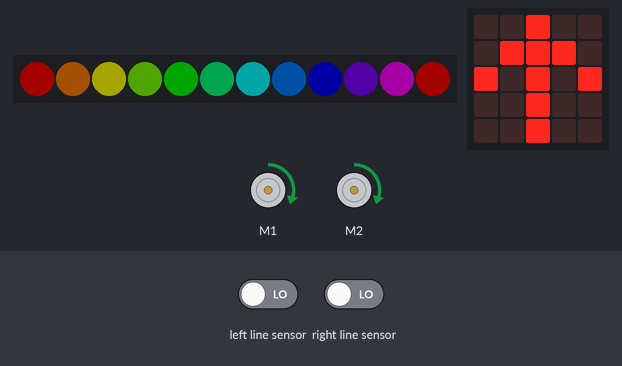
A program run on a simulated BBC micro:bit (MakeCode). Parts: 12 RGB LEDs in strip order, left to right, the board's 5×5 LED display, 2 × DC motor (green arrow = forward, orange = backward, longer = faster). The inputs (shaded band) are chosen by the test bench; at power-on: left line sensor LOW, right line sensor LOW. Dim RGB values are drawn brighter than linear.

Above: at 1.2 s.
1.3 s: left line sensor driven HIGH
At 3.2 s:
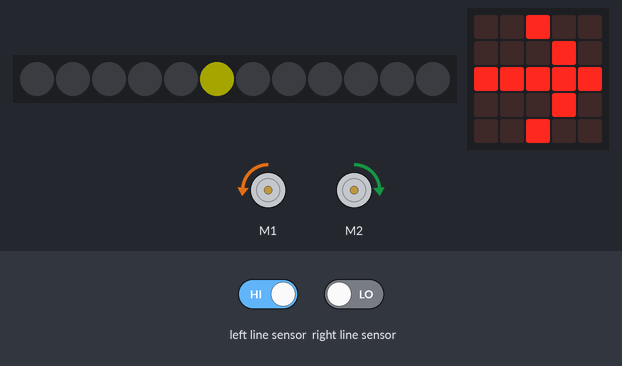
3.9 s: right line sensor driven HIGH
At 4.8 s:
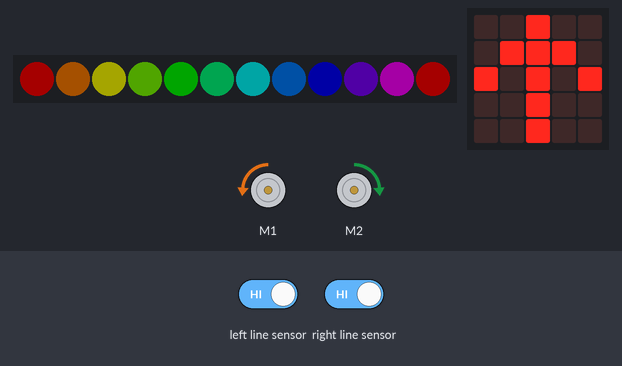
6.4 s: left line sensor driven LOW
At 8.3 s:
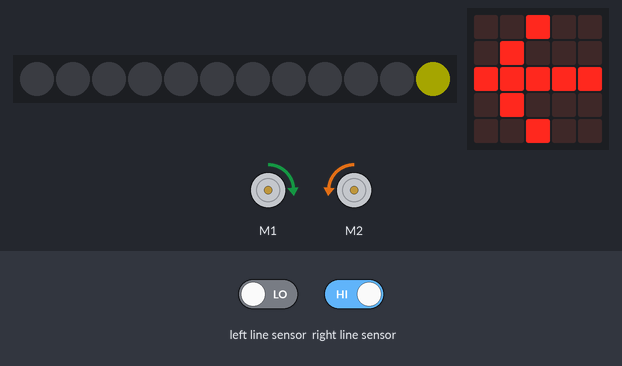
8.9 s: right line sensor driven LOW
At 9.8 s:
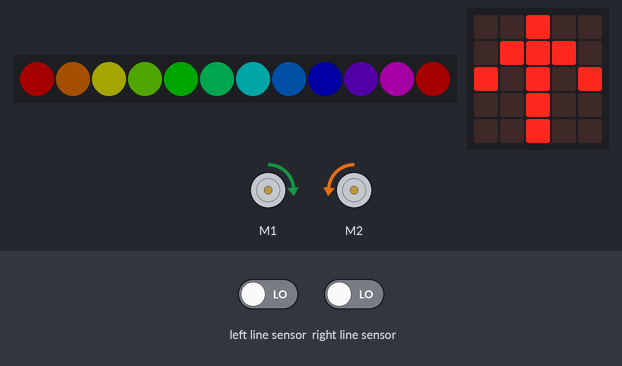
Timing chart, 0 to 11.9 s (numbered marks = the images above; inputs shaded):
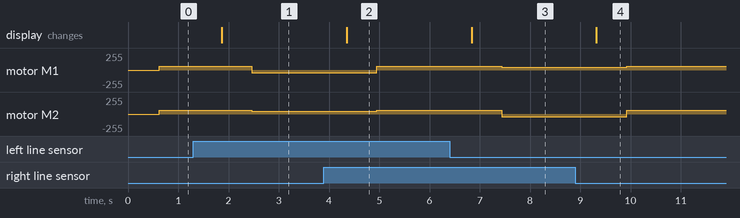

Measured:
- after the input at 1.3 s, motor M1: forward 59/255 → backward 38/255 after 1.2 s; motor M2: forward 59/255 → forward 38/255 after 1.2 s; the display: changes after 0.57 s (image 1)
- after the input at 3.9 s, motor M1: backward 38/255 → forward 59/255 after 1.1 s; motor M2: forward 38/255 → forward 59/255 after 1.1 s; the display: changes after 0.45 s (image 2)
- after the input at 6.4 s, motor M1: forward 59/255 → forward 38/255 after 1.0 s; motor M2: forward 59/255 → backward 38/255 after 1.0 s; the display: changes after 0.44 s (image 3)
- after the input at 8.9 s, motor M1: forward 38/255 → forward 59/255 after 1.0 s; motor M2: backward 38/255 → forward 59/255 after 1.0 s; the display: changes after 0.42 s (image 4)

The program:

main.ts
```typescript
bitbot.select_model(BBModel.XL)
basic.forever(function () {
    if (bitbot.readLine(BBLineSensor.Left) == 1 && bitbot.readLine(BBLineSensor.Right) == 0) {
        bitbot.ledClear()
        bitbot.setPixelColor(5, 0xFFFF00)
        basic.showArrow(ArrowNames.East)
        bitbot.rotate(BBRobotDirection.Left, 15)
    } else if (bitbot.readLine(BBLineSensor.Right) == 1 && bitbot.readLine(BBLineSensor.Left) == 0) {
        bitbot.ledClear()
        bitbot.setPixelColor(11, 0xFFFF00)
        basic.showArrow(ArrowNames.West)
        bitbot.rotate(BBRobotDirection.Right, 15)
    } else {
        bitbot.ledRainbow()
        basic.showArrow(ArrowNames.North)
        bitbot.go(BBDirection.Forward, 23)
    }
})
```

test.ts
```typescript
// testene settes inn her; disse vil ikke kompilert så lenge denne pakken blir brukt som en utvidelse.
```
